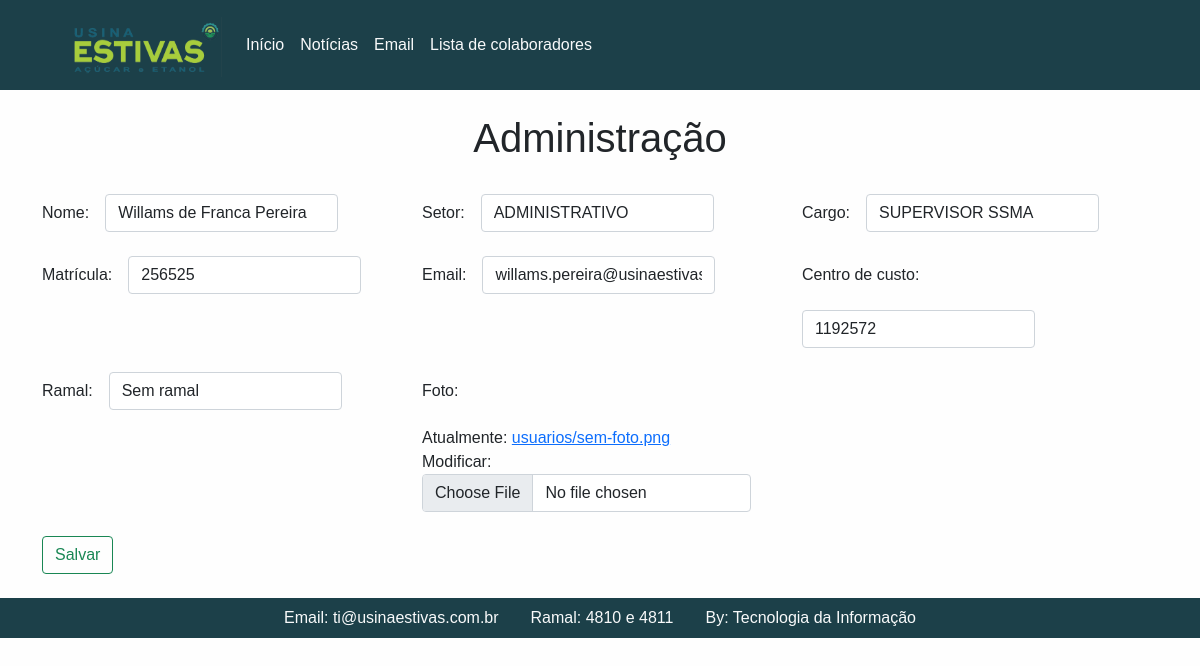
/ramal/ramais/admin/atualizar/115, run on an earlier commit of the app's database.
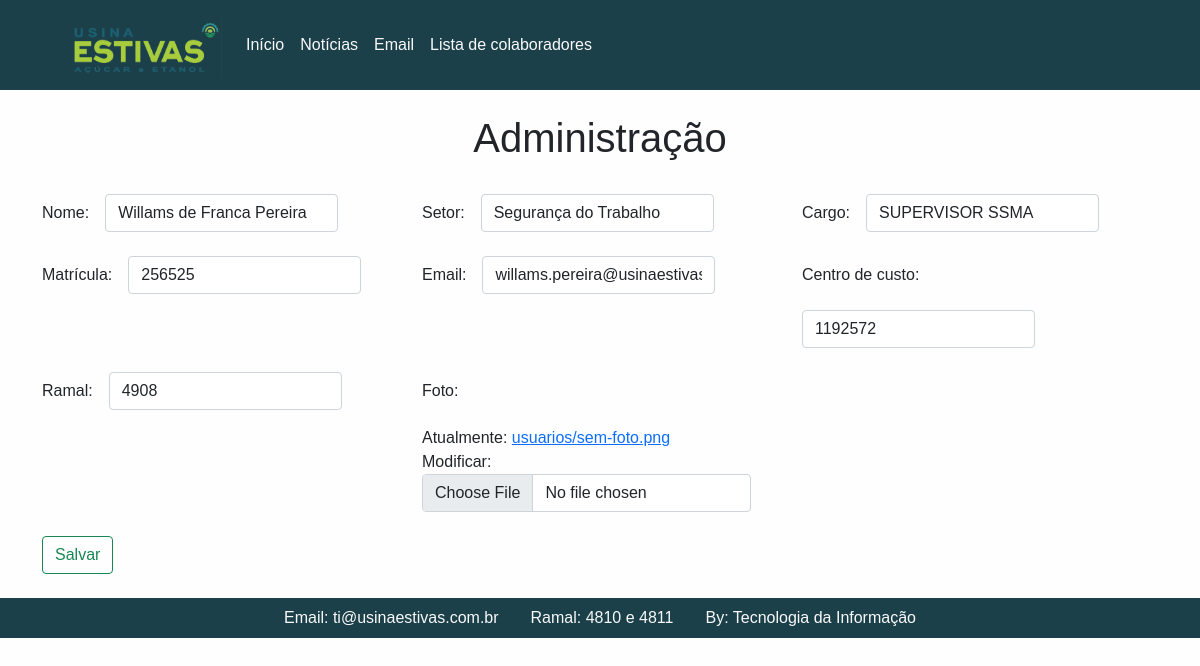
And on a later commit of the database.
### ramais/models.py (models this page shows)
class Pessoa(models.Model):
	nome = models.CharField('Nome', max_length=150)
	setor = models.CharField('Setor', max_length=100)
	cargo = models.CharField('Cargo', max_length=50)
	matricula = models.CharField('Matricula', max_length=6, unique=True)
	email = models.CharField('Email', null=True, max_length=50)
	cc = models.CharField('Centro de custo', max_length=7, null=True)
	ramal = models.CharField('Ramal', max_length=9, null=True, default='Sem ramal')
	foto = models.ImageField('Foto', upload_to='usuarios', default='usuarios/sem-foto.png')

### ramais/views.py (the view)
# urls.py: path('ramal/ramais/admin/atualizar/<int:id>', atualizarramal, name="atualizar"),
def atualizarramal(request, id):
	pessoa = Pessoa.objects.get(pk=id)
	form = PessoaForm(request.POST or None, request.FILES or None, instance=pessoa)
	if form.is_valid():
		form.save()
		return redirect('adminramais')
	contexto = {
	'formulario': form
	}
	return render(request, 'cadastro.html', contexto)

### ramais/forms.py
class PessoaForm(ModelForm):
	email = forms.CharField(required=False)
	class Meta:
		model = Pessoa
		fields = ['nome', 'setor', 'cargo', 'matricula', 'email', 'cc','ramal', 'foto']

### ramais/templates/cadastro.html (shortened to what this page needs)
{% extends "base.html" %}
{% load static %}
{% load widget_tweaks %}
{% block conteudo %}
<div class="container">
	<div class="row">
		<div class="col-md-12 col-12">
			<h1 class="text-center">Administração</h1>
		</div>
	</div>
	<br>
<form method="post" enctype="multipart/form-data">
	<div class="row">
		<div class="col-md-4 col-12">
			<div class="row g-3 align-items-center">
		<div class="col-auto">
			<label for="inputPassword6" class="col-form-label">Nome:</label>
		</div>
		<div class="col-auto">
			{% render_field formulario.nome class="form-control" required="false" %}
		</div>
	</div>
		</div>
		<div class="col-md-4 col-12">
			<div class="row g-3 align-items-center">
		<div class="col-auto">
			<label for="inputPassword6" class="col-form-label">Setor:</label>
		</div>
		<div class="col-auto">
			{% render_field formulario.setor class="form-control"%}
		</div>
	</div>
		</div>
		<div class="col-md-4 col-12">
			<div class="row g-3 align-items-center">
		<div class="col-auto">
			<label for="inputPassword6" class="col-form-label">Cargo:</label>
		</div>
		<div class="col-auto">
			{% render_field formulario.cargo class="form-control"%}
		</div>
	</div>
		</div>
	</div>
	<br>
	<div class="row">
		<div class="col-md-4 col-12">
			<div class="row g-3 align-items-center">
		<div class="col-auto">
			<label for="inputPassword6" class="col-form-label">Matrícula:</label>
		</div>
		<div class="col-auto">
			{% render_field formulario.matricula class="form-control"%}
		</div>
	</div>
		</div>
		<div class="col-md-4 col-12">
			<div class="row g-3 align-items-center">
		<div class="col-auto">
			<label for="inputPassword6" class="col-form-label">Email:</label>
		</div>
		<div class="col-auto">
			{% render_field formulario.email class="form-control"%}
		</div>
	</div>
		</div>
		<div class="col-md-4 col-12">
			<div class="row g-3 align-items-center">
		<div class="col-auto">
			<label for="inputPassword6" class="col-form-label">Centro de custo:</label>
		</div>
		<div class="col-auto">
			{% render_field formulario.cc class="form-control"%}
		</div>
	</div>
		</div>
	</div>
	<br />
	<div class="row">
		<div class="col-md-4 col-12">
			<div class="row g-3 align-items-center">
		<div class="col-auto">
			<label for="inputPassword6" class="col-form-label">Ramal:</label>
		</div>
		<div class="col-auto">
			{% render_field formulario.ramal class="form-control" required="false" %}
		</div>
	</div>
		</div>
		<div class="col-md-4 col-12">
			<div class="row g-3 align-items-center">
		<div class="col-auto">
			<label for="inputPassword6" class="col-form-label">Foto:</label>
		</div>
		<div class="col-auto">
			{% render_field formulario.foto class="form-control"%}
		</div>
	</div>
		</div>
	</div>
	<br>
	<button type="submit" class="btn btn-outline-success">Salvar</button>
</form>
</div>
{% endblock %}

What changed in the data, as far as the page shows it:
changed Pessoa "Willams de Franca Pereira": setor "ADMINISTRATIVO" → "Segurança do Trabalho"; ramal "Sem ramal" → "4908"
